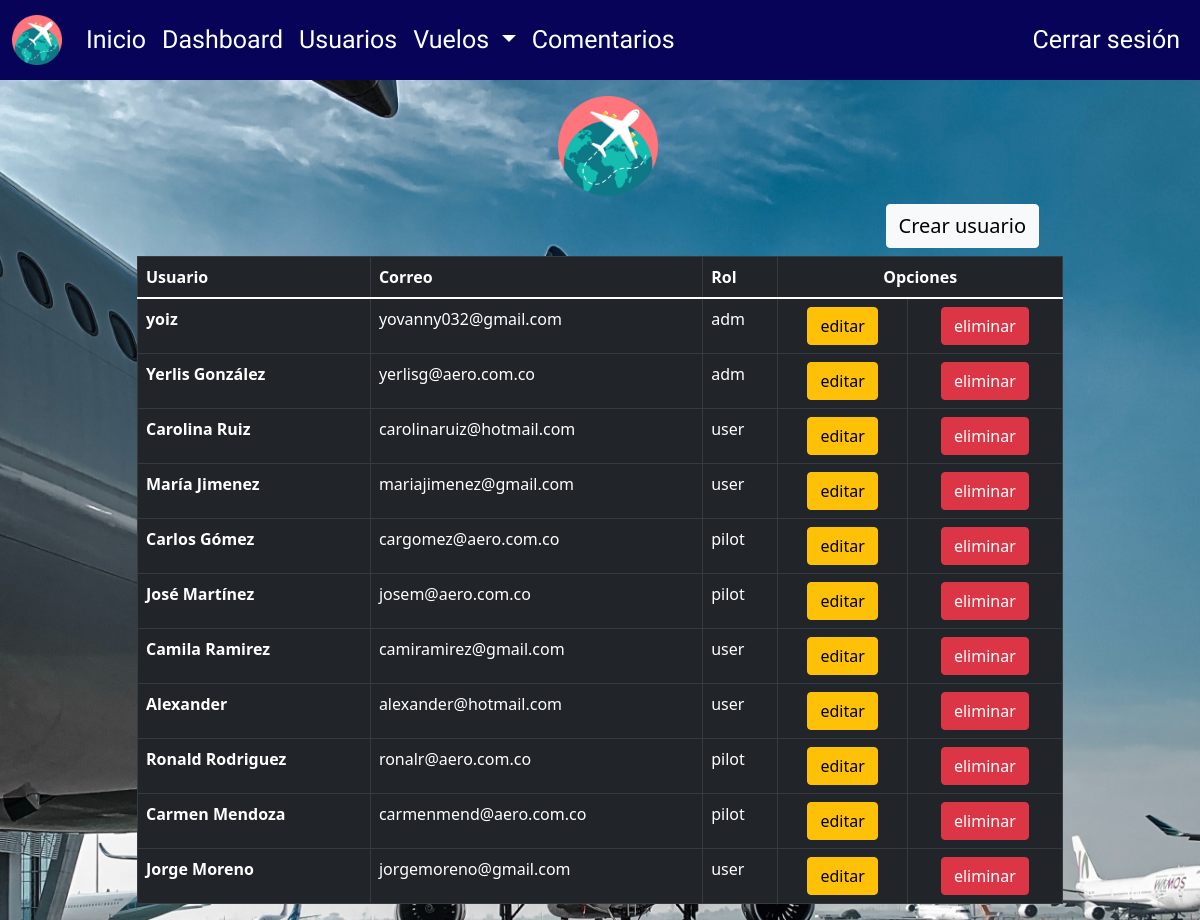
The page /usuarios (signed in) on the database its author committed.
### tables this page shows
CREATE TABLE usuarios (idusuarios INTEGER PRIMARY KEY ASC AUTOINCREMENT, nombre VARCHAR (45) NOT NULL, correo VARCHAR (45) UNIQUE NOT NULL, contrasena VARCHAR (45) NOT NULL, rol VARCHAR DEFAULT user NOT NULL);

### app.py (the view)
@app.route('/usuarios')
@login_required
def usuarios():
    rol_usuario = session.get('rol')
    if rol_usuario == 'adm':
        usuarios = usuarios_consulta()
        return render_template('usuarios.html', usuarios=usuarios)
    else:
        return redirect(url_for('acceso_denegado'))

### app.py (called while the page is built)
def login_required(view):
    @functools.wraps(view)
    def wrapped_view(**kwargs):
        if g.user is None:
            return redirect(url_for('login'))
        return view(**kwargs)
    return wrapped_view

@app.before_request
def cargar_usuario_registrado():
    print("Entró en before_request.")
    id_usuario = session.get('id_user')
    if id_usuario is None:
        g.user = None
    else:
        g.user = consultar_usuario_g(id_usuario)

### repository/data_repository.py (called while the page is built)
def consultar_usuario_g(id):
    db = get_db()
    cursor = db.execute(
        'SELECT idusuarios, nombre, correo, contrasena FROM usuarios WHERE idusuarios = ?',
        (id,)).fetchone()
    return cursor

def usuarios_consulta():
    sql = "SELECT * FROM usuarios"
    conn = sql_connection()
    cursor = conn.cursor()
    cursor.execute(sql)
    usuarios = cursor.fetchall()
    return usuarios

### utils/db.py (called while the page is built)
def get_db():
    try:
        if 'db' not in g:
            print('conectada')
            g.db = sqlite3.connect('bd_vuelos.db')
        return g.db
    except Error:
        print(Error)

def sql_connection():
    try:
        conn=sqlite3.connect('bd_vuelos.db')
        return conn
    except Error:
        print(Error)

### templates/usuarios.html (shortened to what this page needs)
{% extends 'base.html' %}
{% block body %}
  <body class="body-registro">
    <header id="header">
      <nav class="navbar navbar-expand-lg fixed-top">
        <div class="container-fluid">
          <a class="navbar-brand" href="/">
            <img src="../static/img/aeropuerto.png" alt="logo" />
          </a>
          <div class="collapse navbar-collapse" id="navbarNav">
            <ul class="navbar-nav">
              <li class="nav-item">
                <a class="nav-link" aria-current="page" href="/">Inicio</a>
              </li>
              <li class="nav-item">
                <a class="nav-link active" href="/dashboard">Dashboard</a>
              </li>
              <li class="nav-item">
                <a class="nav-link" href="/usuarios">Usuarios</a>
              </li>
              <li class="nav-item dropdown">
                <a
                  class="nav-link dropdown-toggle"
                  href="#"
                  id="navbarDropdown"
                  role="button"
                  data-bs-toggle="dropdown"
                  aria-expanded="true"
                >
                  Vuelos
                </a>
              </li>
              <li class="nav-item">
                <a class="nav-link" href="/comentarios">Comentarios</a>
              </li>
            </ul>
          </div>
          <div class="collapse navbar-collapse" id="navbar-font">
            <ul class="navbar-nav ms-auto mb-2 mb-lg-0">
              <li class="nav-item">
                <a class="nav-link" href="/logout">Cerrar sesión</a>
              </li>
            </ul>
          </div>
        </div>
      </nav>
    </header>
    <main>
      <section class="section-registro">
        <div class="container">
          <div class="row justify-content-center ">
            <div class="table-responsive col-md-6 col-lg-10 ">
                <div class="container mt-2 mb-2 text-end">
                    <a href="/crear_usuario" class="fs-5 btn btn-light">Crear usuario</a>
                </div>
                <table class="table table-bordered border-light" >
                    <thead class="table-dark ">
                      <tr >
                        <th scope="col">Usuario</th>
                        <th scope="col">Correo</th>
                        <th scope="col">Rol</th>
                        <th colspan="2" class="table-dark text-center" >Opciones</th>
                      </tr>
                    </thead>
                    <tbody class="table-dark">
                      {%for usuario in usuarios %}
                      <tr>
                        <th scope="row">{%print(usuario[1]) %}</th>
                        <td>{%print(usuario[2]) %}</td>
                        <td>{%print(usuario[4]) %}</td>
                        <td class="text-center">
                            <a class="btn btn-warning " href="/editar/{{usuario[0]}}">editar</a>
                        </td >
                        <td class="text-center">
                            <a class="btn btn-danger btn-delete" href="/eliminar/{{usuario[0]}}">eliminar</a>
                        </td>
                      </tr>
                      {%endfor %}
                    </tbody>
                  </table>
            </div>
          </div>
        </div>
      </section>
    </main>
  </body>
{% endblock %}

### templates/base.html (shortened to what this page needs)
<!DOCTYPE html>
<html lang="en">
  <head>
    <link
      href="https://cdn.jsdelivr.net/npm/bootstrap@5.1.3/dist/css/bootstrap.min.css"
      rel="stylesheet"
    />
    <link rel="stylesheet" href="../static/css/style.css" />
  </head>
  <body class="body-registro">
    <main>
      <section class="logo-registro">
        <div class="container">
          <div class="row justify-content-center pt-5 mt-5 ms-1">
            <div class="col-md-4 col-lg text-center">
              <img src="../static/img/aeropuerto.png" alt="Logo" />
            </div>
          </div>
        </div>
      </section>
      <section class="section-registro">
        {% block body %} {% endblock %}
      </section>
    </main>
  </body>
</html>

### static/css/style.css (style rules this page uses)
* { box-sizing: border-box; margin: 0; padding: 0; }
#header a { color: white; font-size: 25px; }
#header nav a img { width: 50px; }
.logo-inicio img, .logo-registro img { width: 100px; }
nav.navbar { background-color: #060358; height: 80px; }
#header, #footer, #main { font-family: "Open Sans Condensed", sans-serif; }
.body-login, .body-registro { background-image: url(../img/pexels-ekky-wicaksono-2.jpg); background-repeat: no-repeat; background-size: cover; background-attachment: fixed; }
:root { --color_cancelados: #b64b51; --color_realizados: rgb(87, 156, 87); --color_salidas: rgb(169, 206, 82); --color_llegadas: rgb(121, 133, 98); --background_color: white; }

### rows shown on the page
usuarios: nombre "yoiz", correo "yovanny032@gmail.com", rol "adm"
usuarios: nombre "Yerlis González", correo "yerlisg@aero.com.co", rol "adm"
usuarios: nombre "Carolina Ruiz", correo "carolinaruiz@hotmail.com", rol "user"
usuarios: nombre "María Jimenez", correo "mariajimenez@gmail.com", rol "user"
usuarios: nombre "Carlos Gómez", correo "cargomez@aero.com.co", rol "pilot"
usuarios: nombre "José Martínez", correo "josem@aero.com.co", rol "pilot"
usuarios: nombre "Camila Ramirez", correo "camiramirez@gmail.com", rol "user"
usuarios: nombre "Alexander", correo "alexander@hotmail.com", rol "user"
usuarios: nombre "Ronald Rodriguez", correo "ronalr@aero.com.co", rol "pilot"
usuarios: nombre "Carmen Mendoza", correo "carmenmend@aero.com.co", rol "pilot"
usuarios: nombre "Jorge Moreno", correo "jorgemoreno@gmail.com", rol "user"
